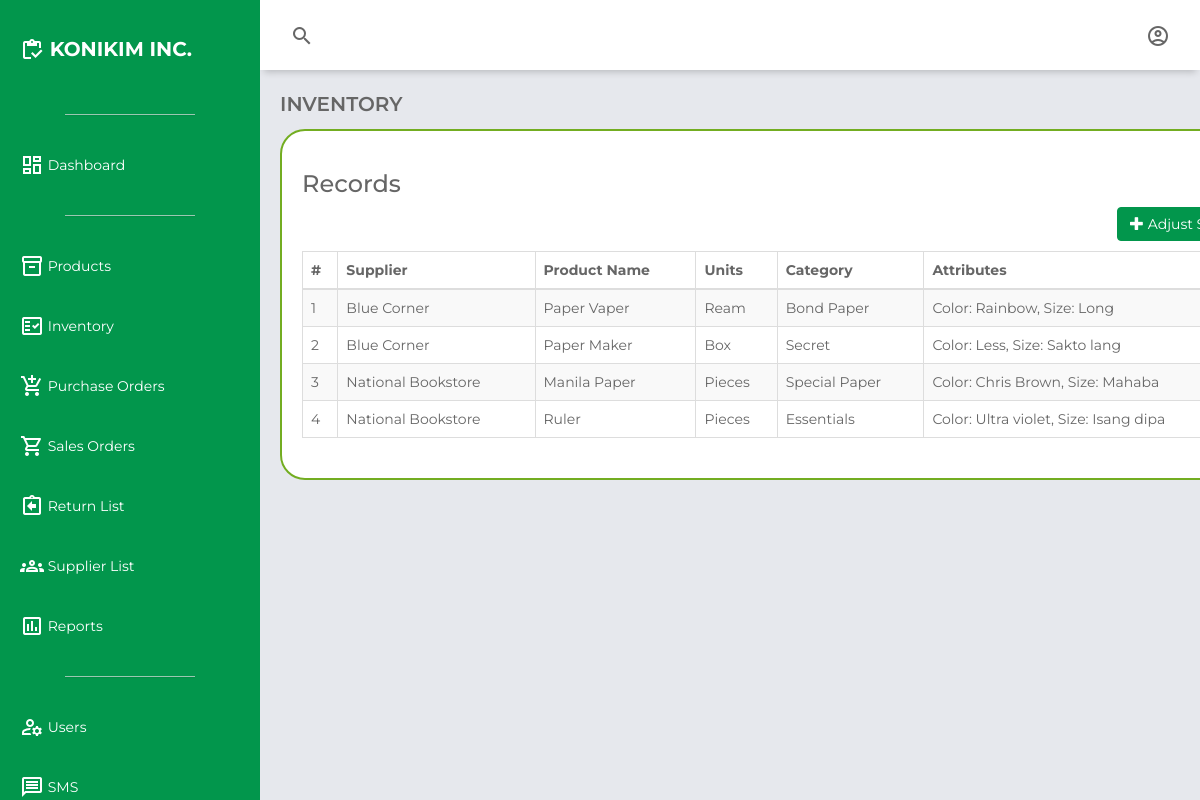
The app's page /inventory.php (signed in) with its own data.
### tables this page shows
CREATE TABLE `inventory` (
  `id` int(11) NOT NULL,
  `product_id` int(11) NOT NULL,
  `supplier` varchar(255) NOT NULL,
  `productname` varchar(255) NOT NULL,
  `productunit` varchar(50) NOT NULL,
  `productattributes` varchar(255) NOT NULL,
  `productcategory` varchar(255) NOT NULL,
  `productprice` decimal(10,2) NOT NULL,
  `available_stocks` int(11) NOT NULL,
  `total` decimal(10,2) NOT NULL,
  `last_updated` datetime NOT NULL DEFAULT current_timestamp()
);

CREATE TABLE `product_list` (
  `id` int(11) NOT NULL,
  `productcode` varchar(250) NOT NULL,
  `supplierCode` int(11) NOT NULL,
  `productsupplier` varchar(250) NOT NULL,
  `productname` varchar(250) NOT NULL,
  `productcategory` varchar(250) NOT NULL,
  `productattributes` varchar(250) NOT NULL,
  `productunit` varchar(250) NOT NULL,
  `productprice` float NOT NULL,
  `datecreation` timestamp NOT NULL DEFAULT current_timestamp() ON UPDATE current_timestamp()
);

### inventory.php (the view, shortened to what this page needs)
<!DOCTYPE html>
<html lang="en">
<head>
    <link rel="stylesheet" href="https://unpkg.com/boxicons@2.0.7/css/boxicons.min.css">
    <link href="https://maxcdn.bootstrapcdn.com/bootstrap/3.3.0/css/bootstrap.min.css" rel="stylesheet">
    <link href="https://cdn.datatables.net/1.10.25/css/dataTables.bootstrap.min.css" rel="stylesheet">
    <link rel="stylesheet" href="css\dashboard.css">
</head>
<body>
    <div class="grid-container">
        <header class="header">
            <div class="header-left">
                <span class="material-icons-outlined">search</span>
            </div>
            <div class="header-right">
                <span class="material-icons-outlined" id="userIcon">account_circle</span>
            </div>
        </header>
        <aside id="sidebar">
            <div class="sidebar-title">
                <div class="sidebar-brand">
                    <span class="material-icons-outlined">inventory</span> KONIKIM INC.
                </div>
            </div>
            <ul class="sidebar-list">
                <hr class="sidebar-divider hr-sidebar-divider">
                <li class="sidebar-list-item">
                    <a href="dashboard.php" target="_self">
                        <span class="material-icons-outlined">dashboard</span> Dashboard
                    </a>
                </li>
                <hr class="sidebar-divider hr-sidebar-divider">
                <li class="sidebar-list-item">
                    <a href="products.php" target="_self">
                        <span class="material-icons-outlined">inventory_2</span> Products
                    </a>
                </li>
                <li class="sidebar-list-item">
                    <a href="inventory.php" target="_self">
                        <span class="material-icons-outlined">fact_check</span> Inventory
                    </a>
                </li>
                <li class="sidebar-list-item">
                    <a href="purchase_orders.php" target="_self">
                        <span class="material-icons-outlined">add_shopping_cart</span> Purchase Orders
                    </a>
                </li>
                <li class="sidebar-list-item">
                    <a href="sales_orders.php" target="_self">
                        <span class="material-icons-outlined">shopping_cart</span> Sales Orders
                    </a>
                </li>
                <li class="sidebar-list-item">
                    <a href="return_list.php" target="_self">
                        <span class="material-icons-outlined">assignment_return</span> Return List
                    </a>
                </li>
                <li class="sidebar-list-item">
                    <a href="supplier.php" target="_self">
                        <span class="material-icons-outlined">groups</span> Supplier List
                    </a>
                </li>
                <li class="sidebar-list-item">
                    <a href="reports.php" target="_self">
                        <span class="material-icons-outlined">poll</span> Reports
                    </a>
                </li>
                <?php if ($_SESSION['user_type'] == 'Administrator') : ?>
                    <hr class="sidebar-divider hr-sidebar-divider">
                    <li class="sidebar-list-item">
                        <a href="user.php" target="_self">
                            <span class="material-icons-outlined">manage_accounts</span> Users
                        </a>
                    </li>
                    <li class="sidebar-list-item">
                        <a href="sms.php" target="_self">
                            <span class="material-icons-outlined">message</span> SMS
                        </a>
                    </li>
                <?php endif; ?>
            </ul>
        </aside>
        <main class="main-container">
            <div class="main-title">
                <p class="font-weight-bold">INVENTORY</p>
            </div>
            <div class="container" style="font-family: 'Montserrat', sans-serif !important;">
                <div class="row">
                    <div class="col-md-12">
                        <h3>Records</h3>
                        <a href="inventory_stock_adjustment.php" target="_self" class="btn btn-warning pull-right" style="margin-bottom: 10px; position: relative; background-color: #02964C; border-color: #02964C;"><span class="glyphicon glyphicon-plus"></span> Adjust Stocks </a>
                    </div>
                </div>
                <div class="row">
                    <div class="col-md-12">
                        <div class="table-responsive">
                            <table class="table table-bordered table-striped">
                                <thead>
                                    <tr>
                                        <th>#</th>
                                        <th>Supplier</th>
                                        <th>Product Name</th>
                                        <th>Units</th>
                                        <th>Category</th>
                                        <th>Attributes</th>
                                    </tr>
                                </thead>
                                <tbody>
                                    <?php
                                    require_once 'db_config.php';
                                    $sql = "SELECT
                inventory.*,
                product_list.productcategory,
                product_list.productattributes
            FROM
                inventory
            JOIN
                product_list ON inventory.product_id = product_list.id";
                                    $result = mysqli_query($conn, $sql);
                                    if (!$result) {
                                        echo "Error: " . mysqli_error($conn);
                                    } else {
                                        $count = 1;
                                        while ($row = mysqli_fetch_assoc($result)) {
                                            echo "<tr>
                    <td>" . $count . "</td>
                    <td>" . htmlspecialchars($row['supplier']) . "</td>
                    <td>" . htmlspecialchars($row['productname']) . "</td>
                    <td>" . htmlspecialchars($row['productunit']) . "</td>
                    <td>" . htmlspecialchars($row['productcategory']) . "</td>
                    <td>" . htmlspecialchars($row['productattributes']) . "</td>
                    <td>" . htmlspecialchars($row['available_stocks']) . "</td>
                  </tr>";
                                            $count++;
                                        }
                                    }
                                    ?>
                                </tbody>
                            </table>
                        </div>
                    </div>
                </div>
            </div>
        </main>
    </div>
</body>
</html>

### css/dashboard.css (style rules this page uses)
body { margin: 0; padding: 0; box-sizing: border-box; background-color: #e6e8ed; color: #666666; font-family: "Montserrat", sans-serif !important; }
.material-icons-outlined { vertical-align: middle; line-height: 1px; }
.font-weight-bold { font-weight: 600; }
.grid-container { display: grid; grid-template-columns: 260px 1fr 1fr 1fr; grid-template-rows: 0.2fr 3fr; grid-template-areas: "sidebar header header header" "sidebar main main main"; height: 100vh; }
.header { grid-area: header; height: 70px; background-color: #ffffff; display: flex; align-items: center; justify-content: space-between; padding: 0 30px 0 30px; box-shadow: 0 6px 7px -4px rgba(0, 0, 0, 0.2); }
#sidebar { grid-area: sidebar; height: 100%; background-color: #02964C; color: #ffffff; overflow-y: auto; transition: all 0.5s; -webkit-transition: all 0.5s; }
.hr-sidebar-divider { border-top: 1px solid #ddd; margin: 20px auto; width: 50%; opacity: 0.7; box-shadow: 0 1px 1px rgba(0, 0, 0, 0.1); }
.sidebar-title { display: flex; justify-content: space-between; align-items: center; padding: 20px 20px 20px 20px; margin-bottom: 30px; }
.sidebar-brand { margin-top: 15px; font-size: 20px; font-weight: 700; }
.sidebar-list { padding: 0; margin-top: 15px; list-style-type: none; }
.sidebar-list-item { padding: 20px 20px 20px 20px; }
.sidebar-list-item > a { text-decoration: none; color: #ffffff; }
.main-container { grid-area: main; overflow-y: auto; padding: 20px 20px; }
.container { background-color: #fff; border-radius: 25px; border: 2px solid #73AD21; padding: 20px; }
.main-title { display: flex; justify-content: space-between; }
.main-title > p { font-size: 20px; }

### records on screen
inventory: supplier "Blue Corner", productname "Paper Vaper", productunit "Ream", product.productcategory "Bond Paper", product.productattributes "Color: Rainbow, Size: Long"
inventory: supplier "Blue Corner", productname "Paper Maker", productunit "Box", product.productcategory "Secret", product.productattributes "Color: Less, Size: Sakto lang"
inventory: supplier "National Bookstore", productname "Manila Paper", productunit "Pieces", product.productcategory "Special Paper", product.productattributes "Color: Chris Brown, Size: Mahaba"
inventory: supplier "National Bookstore", productname "Ruler", productunit "Pieces", product.productcategory "Essentials", product.productattributes "Color: Ultra violet, Size: Isang dipa"
